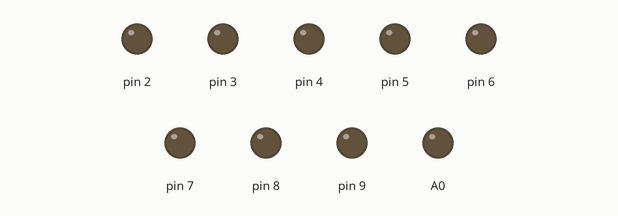
Recording of a sketch running on a simulated Arduino Uno, built with avr-gcc and run on an emulated ATmega328P. Shown: output pins drawn as LEDs (lit = HIGH). Random numbers use the default seed unless the sketch sets one.

Above: at 2.62 s.
Timing chart, 0 to 40.0 s (numbered marks = the images above):
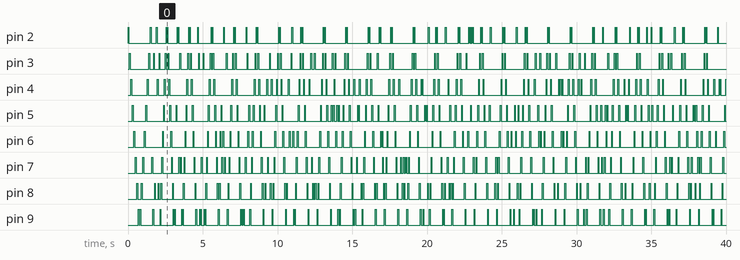

The sketch:

sketch_mar02c.ino
```cpp
void setup() {
  // put your setup code here, to run once:
pinMode(2,OUTPUT);
pinMode(3,OUTPUT);
pinMode(4,OUTPUT);
pinMode(5,OUTPUT);
pinMode(6,OUTPUT);
pinMode(7,OUTPUT);
pinMode(8,OUTPUT);
pinMode(9,OUTPUT);
pinMode(A0,OUTPUT);
pinMode(A0,HIGH);
digitalWrite(2,HIGH);
delay(50);
digitalWrite(2,LOW);
delay(50);
digitalWrite(3,HIGH);
delay(50);
digitalWrite(3,LOW);
delay(50);
digitalWrite(4,HIGH);
delay(50);
digitalWrite(4,LOW);
delay(50);
digitalWrite(5,HIGH);
delay(50);
digitalWrite(5,LOW);
delay(50);
digitalWrite(6,HIGH);
delay(50);
digitalWrite(6,LOW);
delay(50);
digitalWrite(7,HIGH);
delay(50);
digitalWrite(7,LOW);
delay(50);
digitalWrite(8,HIGH);
delay(50);
digitalWrite(8,LOW);
delay(50);
digitalWrite(9,HIGH);
delay(50);
digitalWrite(9,LOW);
delay(50);
for(int i=9; i>=2 ; i--)
{ digitalWrite(i,HIGH);
delay(50);
digitalWrite(i,LOW);
delay(50);
}

}


void loop() {
  // put your main code here, to run repeatedly:

for ( int i=0 ; i<=8; i++)
{
int x=random(10);

{digitalWrite(x,HIGH);
delay(50);
digitalWrite(x,LOW);
delay(10);
}
}
for(int i=9; i>=2 ; i--)
{ digitalWrite(i,HIGH);
delay(50);
digitalWrite(i,LOW);
delay(10);
}
for(int i=2; i<=9 ; i++)
{ digitalWrite(i,HIGH);
delay(50);
digitalWrite(i,LOW);
delay(10);
}


}
```
